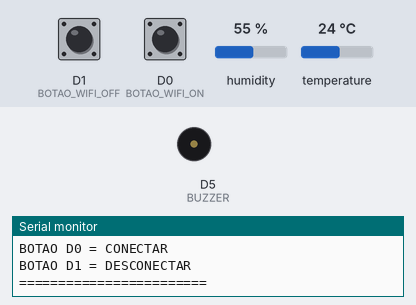
Bench run of a sketch on a simulated ESP8266 (Wemos D1 mini). On the bench: buzzer (waves = sounding, pin HIGH), the last lines printed to the serial monitor. The test bench sets the inputs (shaded band); at power-on: D0 (BOTAO_WIFI_ON) HIGH, D1 (BOTAO_WIFI_OFF) HIGH, humidity 55 %, temperature 24 °C. WiFi joins after 1.5 s; servers stay silent unless stated; uploads are accepted with an empty reply.

Above: at 1.2 s.
1.3 s: D0 (BOTAO_WIFI_ON) pulled LOW for 0.15 s
3.3 s: D1 (BOTAO_WIFI_OFF) pulled LOW for 1 s
18.3 s: D0 (BOTAO_WIFI_ON) pulled LOW for 1 s
At 21.13 s:
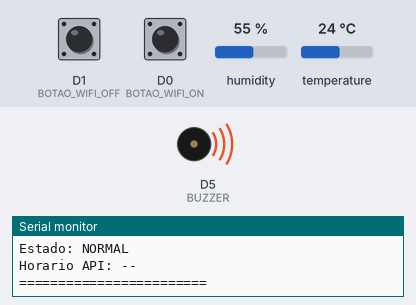
Timing chart, 0 to 22.7 s (numbered marks = the images above; inputs shaded):
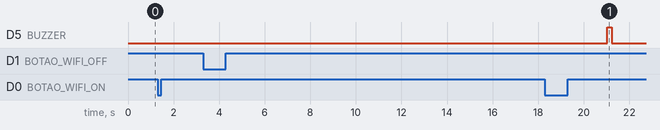

The sketch:

ESP866_wemos16.ino
```cpp
#include <ESP8266WiFi.h>
#include <ESP8266WebServer.h>
#include <ESP8266HTTPClient.h>
#include <WiFiClient.h>
#include <ArduinoJson.h>
#include <DHT.h>

// ========================================
// PINOS
// ========================================
#define BOTAO_WIFI_ON   D0
#define BOTAO_WIFI_OFF  D1
#define BUZZER          D5
#define DHTPIN          D2
#define DHTTYPE         DHT11

// ========================================
// WIFI
// ========================================
const char* WIFI_SSID = "Cyber-Projeto";
const char* WIFI_PASS = "Senai@122";

// ========================================
// API PYTHON
// ========================================
String servidor = "192.168.0.117";
const String AUTH_TOKEN = "CyberProject";

// ========================================
// SENSOR
// ========================================
String nomeSensor = "Temperatura Sala";

// ========================================
// OBJETOS
// ========================================
DHT dht(DHTPIN, DHTTYPE);
ESP8266WebServer server(80);

// ========================================
// CONTROLE
// ========================================
bool wifiAtivo = false;
unsigned long ultimoEnvio = 0;

// ========================================
// FUNÇÃO: STATUS TEMPERATURA
// ========================================
String obterEstado(float temperatura) {

  if (isnan(temperatura))
    return "FALHA_SENSOR";

  if (temperatura >= 40)
    return "CRITICO";

  if (temperatura >= 30)
    return "ALERTA";

  return "NORMAL";
}

// ========================================
// FUNÇÃO: DATA/HORA API
// ========================================
String obterDataHoraServidor() {

  if (WiFi.status() != WL_CONNECTED)
    return "--";

  WiFiClient client;
  HTTPClient http;

  client.setTimeout(2000);

  String url = "http://" + servidor + ":5000/hora";

  if (!http.begin(client, url))
    return "--";

  http.setTimeout(2000);

  int httpCode = http.GET();

  if (httpCode == 200) {

    String payload = http.getString();

    DynamicJsonDocument doc(256);

    if (!deserializeJson(doc, payload)) {

      String dataHora = doc["datahora"].as<String>();

      http.end();

      return dataHora;
    }
  }

  http.end();

  return "--";
}

// ========================================
// FUNÇÃO: ENVIAR DADOS API
// ========================================
void enviarDadosAPI(float temperatura, float umidade) {

  if (WiFi.status() != WL_CONNECTED)
    return;

  String estado = obterEstado(temperatura);

  DynamicJsonDocument doc(256);

  doc["temperatura"] = isnan(temperatura) ? 0.0 : temperatura;
  doc["umidade"]     = isnan(umidade) ? 0.0 : umidade;
  doc["rotacao"]     = 0;
  doc["estado"]      = estado;

  String jsonBody;

  serializeJson(doc, jsonBody);

  WiFiClient client;
  HTTPClient http;

  client.setTimeout(3000);

  String url = "http://" + servidor + ":5000/receive_data";

  if (!http.begin(client, url))
    return;

  http.setTimeout(3000);

  http.addHeader("Content-Type", "application/json");
  http.addHeader("Authorization", AUTH_TOKEN);

  int httpCode = http.POST(jsonBody);

  Serial.println("========================");
  Serial.println("ENVIO API");
  Serial.print("HTTP: ");
  Serial.println(httpCode);
  Serial.println("========================");

  http.end();
}

// ========================================
// CONECTAR WIFI
// ========================================
void conectarWiFi() {

  Serial.println("Conectando WiFi...");

  WiFi.begin(WIFI_SSID, WIFI_PASS);

  unsigned long inicio = millis();

  while (millis() - inicio < 15000) {

    yield();

    if (WiFi.status() == WL_CONNECTED) {

      wifiAtivo = true;

      Serial.println("");
      Serial.println("WiFi conectado!");
      Serial.print("IP: ");
      Serial.println(WiFi.localIP());

      server.begin();

      Serial.print("Acesse: http://");
      Serial.println(WiFi.localIP());

      return;
    }

    delay(500);
    Serial.print(".");
  }

  Serial.println("");
  Serial.println("ERRO: WiFi nao conectou.");

  WiFi.disconnect();
}

// ========================================
// DESCONECTAR WIFI
// ========================================
void desconectarWiFi() {

  Serial.println("Desconectando WiFi...");

  WiFi.disconnect();

  server.stop();

  wifiAtivo = false;

  Serial.println("WiFi desconectado.");
}

// ========================================
// SETUP
// ========================================
void setup() {

  Serial.begin(115200);

  pinMode(BOTAO_WIFI_ON, INPUT_PULLUP);
  pinMode(BOTAO_WIFI_OFF, INPUT_PULLUP);
  pinMode(BUZZER, OUTPUT);

  dht.begin();

  Serial.println("========================");
  Serial.println("SISTEMA INICIADO");
  Serial.println("BOTAO D0 = CONECTAR");
  Serial.println("BOTAO D1 = DESCONECTAR");
  Serial.println("========================");
}

// ========================================
// LOOP
// ========================================
void loop() {

  // ====================================
  // CONECTAR WIFI
  // ====================================
  if (digitalRead(BOTAO_WIFI_ON) == LOW && !wifiAtivo) {

    conectarWiFi();

    delay(1000);
  }

  // ====================================
  // DESCONECTAR WIFI
  // ====================================
  if (digitalRead(BOTAO_WIFI_OFF) == LOW && wifiAtivo) {

    desconectarWiFi();

    delay(1000);
  }

  // ====================================
  // LEITURA SENSOR
  // ====================================
  if (millis() - ultimoEnvio > 20000) {

    float temperatura = dht.readTemperature();
    float umidade     = dht.readHumidity();

    String estado = obterEstado(temperatura);

    Serial.println("========================");
    Serial.print("Sensor: ");
    Serial.println(nomeSensor);

    Serial.print("Temperatura: ");
    Serial.print(temperatura);
    Serial.println(" C");

    Serial.print("Umidade: ");
    Serial.print(umidade);
    Serial.println(" %");

    Serial.print("Estado: ");
    Serial.println(estado);

    Serial.print("Horario API: ");
    Serial.println(obterDataHoraServidor());

    Serial.println("========================");

    // ALERTA SONORO
    if (!isnan(temperatura) && temperatura < 27) {

      digitalWrite(BUZZER, HIGH);
      delay(200);
      digitalWrite(BUZZER, LOW);
    }

    // ENVIO API
    if (wifiAtivo) {

      enviarDadosAPI(temperatura, umidade);
    }

    ultimoEnvio = millis();
  }

  // ====================================
  // WEB SERVER
  // ====================================
  if (wifiAtivo) {

    server.handleClient();
  }
}
```
